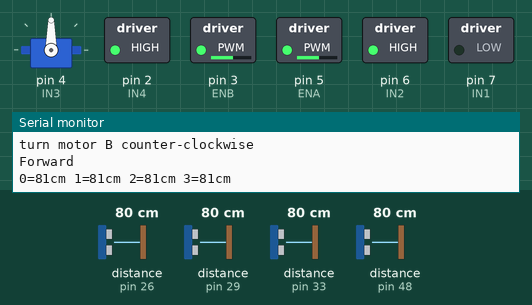
Recording of a sketch running on a simulated Arduino Mega 2560, built with avr-gcc and run on an emulated ATmega2560. Parts: servo, switched loads named in the sketch (green lamp = pin HIGH), the last lines printed to the serial monitor. Dashed ring = blinking. Inputs (shaded band) come from the test bench; at power-on: distance to the obstacle (sensors on pin 26, pin 33, pin 29, pin 48) 80 cm. The echo pulse lasts 58.3 µs per cm; pins used as bus, display or sensor lines are not drawn.

Above: at 1.3 s.
1.4 s: distance to the obstacle (sensor on pin 26) set to 46 cm
2.9 s: distance to the obstacle (sensor on pin 26) set to 38 cm
At 3.26 s:
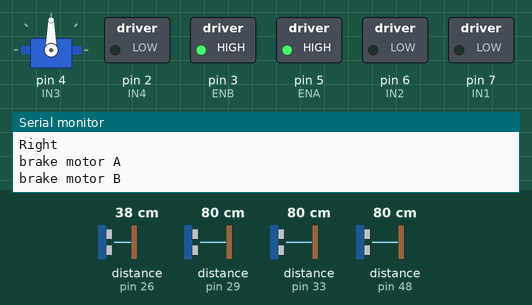
5.9 s: distance to the obstacle (sensor on pin 33) set to 2 cm
8.9 s: distance to the obstacle (sensor on pin 29) set to 48 cm
11.9 s: distance to the obstacle (sensor on pin 29) set to 40 cm
At 12.8 s:
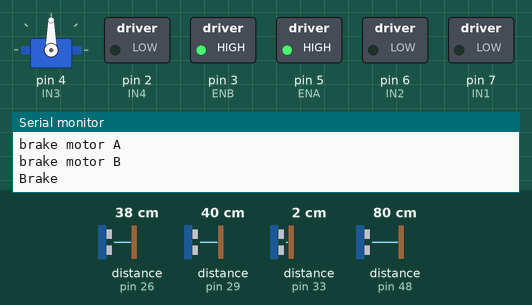
13.7 s: distance to the obstacle (sensor on pin 26) set to 60 cm
At 14.04 s:
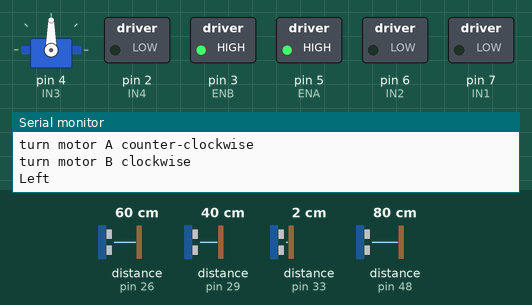
Timing chart, 0 to 17.7 s (numbered marks = the images above; inputs shaded):
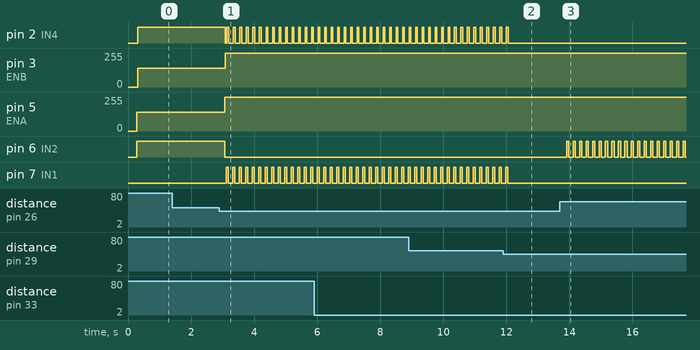

Measured:
- the behaviour switches between 44 and 43 cm on distance to the obstacle (sensor on pin 26) (found by bisection; images 0 and 1)
- the behaviour switches between 44 and 43 cm on distance to the obstacle (sensor on pin 29) (found by bisection; images 1 and 2)
- after the input at 2.9 s, pin 2 (IN4): HIGH → LOW after 0.19 s, then repeats every 0.21 s: HIGH 0.06 s, LOW 0.15 s; pin 3 (ENB): 140/255 → 255/255 after 0.19 s; pin 5 (ENA): 140/255 → 255/255 after 0.18 s; pin 6 (IN2): HIGH → LOW after 0.18 s; pin 7 (IN1): alternates HIGH for 0.07 s and LOW for 0.14 s, starting after 0.21 s
- after the input at 11.9 s, pin 2 (IN4): goes on until 12.1 s, then stays LOW; pin 7 (IN1): goes on until 12.0 s, then stays LOW
- after the input at 13.7 s, pin 6 (IN2): alternates HIGH for 0.06 s and LOW for 0.14 s, starting after 0.21 s

The sketch:

NewPing4Sensors_OBS_v2.ino
```cpp
// ---------------------------------------------------------------------------
// This example code was used to successfully communicate with 15 ultrasonic sensors. You can adjust
// the number of sensors in your project by changing SONAR_NUM and the number of NewPing objects in the
// "sonar" array. You also need to change the pins for each sensor for the NewPing objects. Each sensor
// is pinged at 33ms intervals. So, one cycle of all sensors takes 495ms (33 * 15 = 495ms). The results
// are sent to the "oneSensorCycle" function which currently just displays the distance data. Your project
// would normally process the sensor results in this function (for example, decide if a robot needs to
// turn and call the turn function). Keep in mind this example is event-driven. Your complete sketch needs
// to be written so there's no "delay" commands and the loop() cycles at faster than a 33ms rate. If other
// processes take longer than 33ms, you'll need to increase PING_INTERVAL so it doesn't get behind.
// ---------------------------------------------------------------------------
#include <NewPing.h>
#include <Servo.h>         //servo library

#define telem Serial

Servo headservo;
const int HeadServopin = 4; // signal input of headservo
//const int head_tilt_pin = 3; // signal input for headservo tilt
//sets up servo angles
const int head_fwd = 90; // center is 80 until i fix
const int head_lft = 0;
const int head_rt = 180;
const int head_ldiag = 45;
const int head_rdiag = 135;

#define SONAR_NUM     4    // Number or sensors.
#define MAX_DISTANCE 500   // Maximum distance (in cm) to ping.
#define PING_INTERVAL 50   // Milliseconds between sensor pings (29ms is about the min to avoid cross-sensor echo).

unsigned long pingTimer[SONAR_NUM]; // Holds the times when the next ping should happen for each sensor.
unsigned int cm[SONAR_NUM];         // Where the ping distances are stored.
uint8_t currentSensor = 0;          // Keeps track of which sensor is active.

uint8_t obs_array[5];
//const int obsDist = 27;
const int obsDist = 45;
const int sidedistancelimit = 35;
unsigned int cm_head[5];

NewPing sonar[SONAR_NUM] = {     // Sensor object array.
  NewPing(27, 26, MAX_DISTANCE), //lower left sensor
  NewPing(32, 33, MAX_DISTANCE), //front middle sensor
  NewPing(28, 29, MAX_DISTANCE), //lower right sensor
  NewPing(49, 48, MAX_DISTANCE), // Each sensor's trigger pin, echo pin, and max distance to ping.
};

//Hardware set the pins
// L298D Motor Controller
#define ENA 5  //enable A on pin 5 (must be a pwm pin)   Speed Control
#define ENB 3  //enable B on pin 3 (must be a pwm pin)   Speed Control

#define IN1 7  //IN1 on pin controls Motor A  Motor A Right Motor (view from front)
#define IN2 6  //IN2 on pin controls Motor A
#define IN3 4  //IN3 on pin conrtols Motor B  Motor B Left Motor (view from front)
#define IN4 2  //IN4 on pin controls Motor B

const int rightmotorpin1 = IN1;  //signal output 1 of Dc motor
const int rightmotorpin2 = IN2;  //signal output 2 of Dc motor
const int leftmotorpin1  = IN3;  //signal output 3 of Dc motor
const int leftmotorpin2  = IN4;  //signal output 4 of Dc motor

int motorSpeed = 55;      //define motor speed parameter which will be mapped as a percentage value
int turnSpeed = 100;      //define turning speed parameter

int Speed;

void setup() {
  telem.begin(9600);

  pingTimer[0] = millis() + 75;           // First ping starts at 75ms, gives time for the Arduino to chill before starting.
  for (uint8_t i = 1; i < SONAR_NUM; i++) // Set the starting time for each sensor.
    pingTimer[i] = pingTimer[i - 1] + PING_INTERVAL;

    //signal output port
    //set all of the outputs for the motor driver
    pinMode(IN1, OUTPUT);       // Motor Driver
    pinMode(IN2, OUTPUT);       // Motor Driver
    pinMode(IN3, OUTPUT);       // Motor Driver
    pinMode(IN4, OUTPUT);       // Motor Driver

    motorSpeed = 55;            // Set motorSpeed variable with an initial motor speed % (percentage)  low end is about 20

  // headservo interface
  headservo.attach(HeadServopin);
  headservo.write(head_fwd);
  delay(100);

}

void loop() {
  for (uint8_t i = 0; i < SONAR_NUM; i++) { 		// Loop through all the sensors.
    if (millis() >= pingTimer[i]) {         		// Is it this sensor's time to ping?
      pingTimer[i] += PING_INTERVAL * SONAR_NUM;  	// Set next time this sensor will be pinged.
      if (i == 0 && currentSensor == SONAR_NUM - 1) oneSensorCycle(); // Sensor ping cycle complete, do something with the results.
      sonar[currentSensor].timer_stop();          	// Make sure previous timer is canceled before starting a new ping (insurance).
      currentSensor = i;                          	// Sensor being accessed.
      cm[currentSensor] = 0;                      	// Make distance zero in case there's no ping echo for this sensor.
      sonar[currentSensor].ping_timer(echoCheck); 	// Do the ping (processing continues, interrupt will call echoCheck to look for echo).
    }
  }
  // The rest of your code would go here.
}

void echoCheck() { // If ping received, set the sensor distance to array.
  if (sonar[currentSensor].check_timer())
    cm[currentSensor] = sonar[currentSensor].ping_result / US_ROUNDTRIP_CM;
}

void oneSensorCycle() { // Sensor ping cycle complete, do something with the results.
  for (uint8_t i = 0; i < SONAR_NUM; i++) {
    telem.print(i);
    telem.print("=");
    telem.print(cm[i]);
    telem.print("cm ");
  }
  telem.println();
  for (uint8_t i = 0; i < SONAR_NUM; i++) {
    if(cm[i] < obsDist) {
      obs_array[i] = 1;
    } else {
      obs_array[i] = 0;}
    telem.print(obs_array[i]);
    telem.print("  ");
  }
  telem.println();

  decide_direction();
}

void decide_direction() {
  if(obs_array[3] == 1 && obs_array[0] == 0 && obs_array[1] == 0 && obs_array[2] == 0) {
       telem.println("OBSTACLE HEIGHT - STOP or REVERSE");
       //head_distance();
       return;
     }
  if(obs_array[0] == 1 && obs_array[2] == 1) {
       telem.println("STOP or Reverse ");
       brake();
       //head_distance();
       return;
   }
  if(obs_array[3] == 0 && obs_array[0] == 0 && obs_array[1] == 0 && obs_array[2] == 0) {
       telem.println("NO OBSTACLES");
       moveForward(motorSpeed);
       return;
   }
  if(obs_array[0] == 1  && obs_array[1] == 0  && obs_array[2] == 0) {
       telem.println("33% Left Blocked");
       brake();
       body_rturn(turnSpeed);
       brake();
       return;
   }
  if(obs_array[0] == 0  && obs_array[1] == 0  && obs_array[2] == 1) {
       telem.println("33% Right Blocked");
       brake();
       body_lturn(turnSpeed);
       brake();
       return;
   }
  if(obs_array[0] == 1  && obs_array[1] == 1  && obs_array[2] == 0) {
       telem.println("50% Left Blocked");
       brake();
       body_rturn(turnSpeed);
       brake();
       return;
   }
  if(obs_array[0] == 0  && obs_array[1] == 1  && obs_array[2] == 1) {
       telem.println("50% Right Blocked");
       brake();
       body_lturn(turnSpeed);
       brake();
       return;
   }
}

void head_distance() {
    headservo.write(head_lft);
    cm_head[0]=sonar[3].ping_result / US_ROUNDTRIP_CM;
    delay(550);

    headservo.write(head_ldiag);
    cm_head[1]=sonar[3].ping_result / US_ROUNDTRIP_CM;
    delay(550);

    headservo.write(head_fwd);
    cm_head[2]=sonar[3].ping_result / US_ROUNDTRIP_CM;
    delay(550);

    headservo.write(head_rdiag);
    cm_head[3]=sonar[3].ping_result / US_ROUNDTRIP_CM;
    delay(550);

    headservo.write(head_rt);
    cm_head[4]=sonar[3].ping_result / US_ROUNDTRIP_CM;
    delay(550);

    headservo.write(head_fwd);

  for (uint8_t i = 0; i < 5; i++) {
    telem.print(i);
    telem.print("=");
    telem.print(cm_head[i]);
    telem.print("cm Head");
  }
  telem.println();

  decide_direction_head();
}

void decide_direction_head() {
  brake();

  //if(obs_array[0] == 1 && obs_array[1] == 1 && obs_array[2] == 1 && obs_array[3] == 1 && obs_array[4] == 1) {
  //     telem.println("All Directions Blocke - REVERSE");
  //     backup(motorSpeed);
  //     return;
  // }

  if(cm_head[0] > cm_head[4] &&  cm_head[0] > cm_head[2] ) {
       telem.println("Head - turn left ");
       body_lturn(turnSpeed);
       return;
   }

  if(cm_head[4] > cm_head[0] &&  cm_head[4] > cm_head[0] ) {
       telem.println("Head - turn right");
       body_rturn(turnSpeed);
       return;
   }

  if(cm_head[1] > cm_head[3] &&  cm_head[1] > cm_head[2] ) {
       telem.println("Head - turn left ");
       body_lturn(turnSpeed);
       return;
   }

  if(cm_head[3] > cm_head[1] &&  cm_head[3] > cm_head[0] ) {
       telem.println("Head - turn right");
       body_rturn(turnSpeed);
       return;
   }

  if (cm_head[4] < sidedistancelimit && cm_head[0] < sidedistancelimit && cm_head[2] < obsDist) {
      moveBackward(motorSpeed);
      return;
  }
}


//******************   moveForward *******************
void moveForward(int Speed)
{
   // int motorSpeed);  // change the 15 to the Speed variable, and put Speed int the function call command arguments.
    //also add delayTime for example like this:   moveForward(int delayTime, int motorSpeed)

    motorA(2, Speed);  //have motor A turn clockwise at % speed, , call motor control method
    motorB(2, Speed);  //have motor B turn clockwise at % speed
    telem.println("Forward");
}
void moveBackward(int Speed)
{
    motorA(1, Speed);  //have motor A turn counterclockwise
    motorB(1, Speed);  //have motor B turn counterclockwise
    telem.println("Backward");
}
void body_rturn(int Speed)
{
   motorA(1, Speed);  //have motor A turn counterclockwise
   motorB(2, Speed);  //have motor B turn clockwise
   telem.println("Right");
}
   void body_lturn(int Speed)
{
   motorA(2, Speed);  //have motor A turn clockwise
   motorB(1, Speed);  //have motor B turn counterclockwise
   telem.println("Left");
}

void brake()
{
    motorA(3, 100);  //brake motor A with 100% braking power, call motor control method
    motorB(3, 100);  //brake motor B with 100% braking power, call motor control method
    telem.println("Brake");
}

//******************   Motor A control   *******************
void motorA(int mode, int percent)
{
 // Method that will accept mode and speed in percentage.
 // mode: The 3 modes are 0) coast  1) Clockwise motor  2) Counter-clockwise 3) brake
 // percent: The speed of the motor in percentage value for the PWM.
  //change the percentage range of 0 -> 100 into the PWM
  //range of 0 -> 255 using the map function
  int duty = map(percent, 0, 100, 0, 255);

  switch(mode)
  {
    case 0:  //disable/coast
      digitalWrite(ENA, LOW);  //set enable low to disable A
      telem.println("Disable/coast A");
      break;

    case 1:  //turn clockwise
      //setting IN1 high connects motor lead 1 to +voltage
      digitalWrite(IN1, HIGH);

      //setting IN2 low connects motor lead 2 to ground
      digitalWrite(IN2, LOW);

      //use pwm to control motor speed through enable pin
      analogWrite(ENA, duty);
      telem.println("turn motor A clockwise");

      break;

    case 2:  //turn counter-clockwise
      //setting IN1 low connects motor lead 1 to ground
      digitalWrite(IN1, LOW);

      //setting IN2 high connects motor lead 2 to +voltage
      digitalWrite(IN2, HIGH);

      //use pwm to control motor speed through enable pin
      analogWrite(ENA, duty);
      telem.println("turn motor A counter-clockwise");

      break;

    case 3:  //brake motor
      //setting IN1 low connects motor lead 1 to ground
      digitalWrite(IN1, LOW);

      //setting IN2 high connects motor lead 2 to ground
      digitalWrite(IN2, LOW);

      //use pwm to control motor braking power
      //through enable pin
      analogWrite(ENA, duty);
      telem.println("brake motor A");

      break;
  }
}
//**********************************************************
//******************   Motor B control   *******************
  void motorB(int mode, int percent)
{
  //change the percentage range of 0 -> 100 into the PWM
  //range of 0 -> 255 using the map function
  int duty = map(percent, 0, 100, 0, 255);

  switch(mode)
  {
    case 0:  //disable/coast
      digitalWrite(ENB, LOW);  //set enable low to disable B
      telem.println("Disable/coast B");
      break;

    case 1:  //turn clockwise
      //setting IN3 high connects motor lead 1 to +voltage
      digitalWrite(IN3, HIGH);

      //setting IN4 low connects motor lead 2 to ground
      digitalWrite(IN4, LOW);

      //use pwm to control motor speed through enable pin
      analogWrite(ENB, duty);
           telem.println("turn motor B clockwise");

      break;

    case 2:  //turn counter-clockwise
      //setting IN3 low connects motor lead 1 to ground
      digitalWrite(IN3, LOW);

      //setting IN4 high connects motor lead 2 to +voltage
      digitalWrite(IN4, HIGH);

      //use pwm to control motor speed through enable pin
      analogWrite(ENB, duty);
       telem.println("turn motor B counter-clockwise");

      break;

    case 3:  //brake motor
      //setting IN3 low connects motor lead 1 to ground
      digitalWrite(IN3, LOW);

      //setting IN4 high connects motor lead 2 to ground
      digitalWrite(IN4, LOW);

      //use pwm to control motor braking power
      //through enable pin
      analogWrite(ENB, duty);
      telem.println("brake motor B");
      break;
  }
}
```
